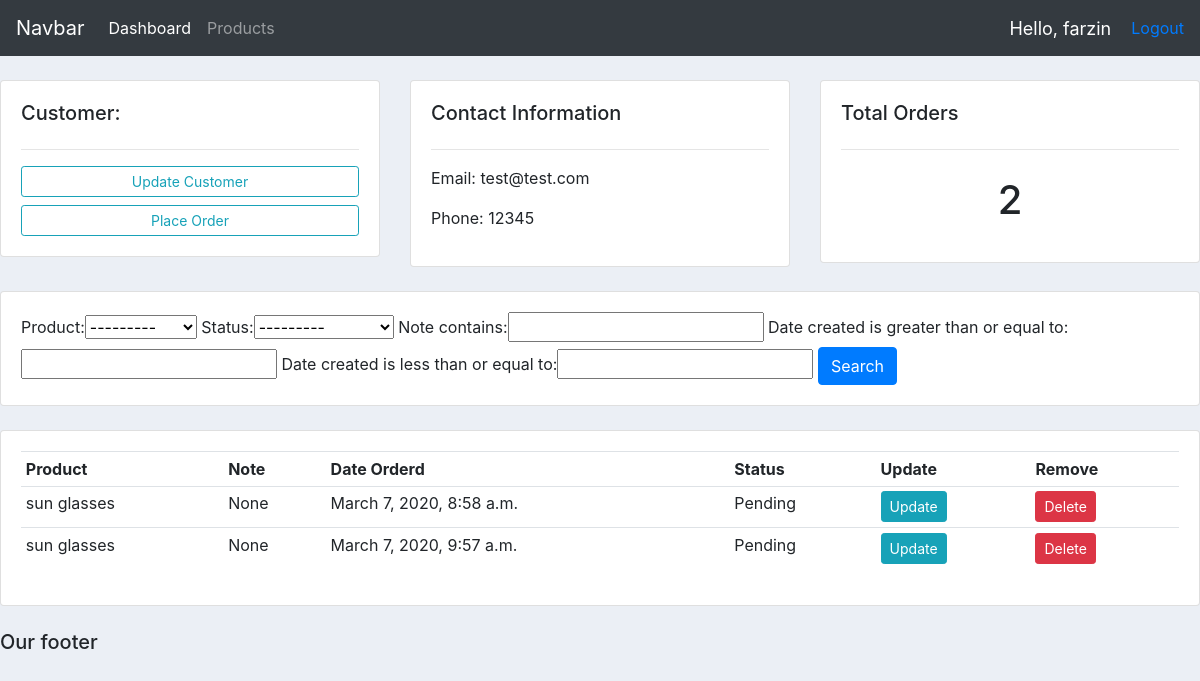
Screenshot of /customer/1 (signed in) with the database file from the repository.
### accounts/models.py (models this page shows, shortened)
class Customer(models.Model):
    user = models.OneToOneField(User, blank=True, null=True, on_delete=models.CASCADE)
    name = models.CharField(max_length=200, null=True)
    phone = models.CharField(max_length=200, null=True)
    profile_pic = models.ImageField(default="personaly_3x4_1.jpg", null=True, blank=True)
    email = models.CharField(max_length=200, null=True)
    date_created = models.DateTimeField(auto_now_add=True, null=True)

class Order(models.Model):
    STATUS = (
        ('Pending', 'Pending'),
        ('Out for delivery', 'Out for delivery'),
        ('Delivered', 'Delivered')
    )
    customer = models.ForeignKey(Customer, null=True, on_delete=models.SET_NULL)
    product = models.ForeignKey(Product, null=True, on_delete=models.SET_NULL)
    status = models.CharField(max_length=200, null=True, choices=STATUS)
    date_created = models.DateTimeField(auto_now_add=True, null=True)
    note = models.CharField(max_length=1000, null=True)

class Product(models.Model):
    CATEGORY = (
        ('Indoor', 'Indoor'),
        ('Out Door', 'Out Door'),
    )
    name = models.CharField(max_length=200, null=True)
    price = models.FloatField(null=True)
    category = models.CharField(max_length=200, null=True, choices=CATEGORY)
    description = models.CharField(max_length=200, blank=True, null=True)
    tags = models.ManyToManyField(Tag)
    date_created = models.DateTimeField(auto_now_add=True, null=True)
    def __str__(self):
        return self.name

### accounts/decorators.py (the view)
        def wrapper_func(request, *args, **kwargs):
            group = None
            if request.user.groups.exists():
                group = request.user.groups.all()[0].name
            if group in allowed_roles:
                return view_func(request, *args, **kwargs)
            else:
                return HttpResponse('You are not authorized to view this page')

### accounts/views.py (called while the page is built)
@login_required(login_url='login')
@allowed_users(allowed_roles=['admin'])
def customer(request, pk):
    customer = Customer.objects.get(id=pk)
    orders = customer.order_set.all()
    order_count = orders.count()
    myFilter = OrderFilter(request.GET, queryset=orders)
    orders = myFilter.qs
    context = {'customer': customer, 'orders': orders, 'order_count': order_count,
               'myFilter': myFilter}
    return render(request, 'accounts/customer.html', context)

### accounts/templates/accounts/customer.html
{%  extends 'accounts/main.html' %}
{% block content %}
	<br>
<div class="row">
	<div class="col-md">
		<div class="card card-body">
			<h5>Customer:</h5>
			<hr>
			<a class="btn btn-outline-info  btn-sm btn-block" href="">Update Customer</a>
			<a class="btn btn-outline-info  btn-sm btn-block" href="{% url 'create_order' customer.id %}">Place Order</a>
		</div>
	</div>
	<div class="col-md">
		<div class="card card-body">
			<h5>Contact Information</h5>
			<hr>
			<p>Email: {{customer.email}}</p>
			<p>Phone: {{customer.phone}}</p>
		</div>
	</div>
	<div class="col-md">
		<div class="card card-body">
			<h5>Total Orders</h5>
			<hr>
			<h1 style="text-align: center;padding: 10px">{{order_count}}</h1>
		</div>
	</div>
</div>
<br>
<div class="row">
	<div class="col">
		<div class="card card-body">
			<form method="get">
				{{myFilter.form}}
		    <button class="btn btn-primary" type="submit">Search</button>
		  </form>
		</div>
	</div>
</div>
<br>
<div class="row">
	<div class="col-md">
		<div class="card card-body">
			<table class="table table-sm">
				<tr>
					<th>Product</th>
					<th>Note</th>
					<th>Date Orderd</th>
					<th>Status</th>
					<th>Update</th>
					<th>Remove</th>
				</tr>
				{% for order in orders %}
				<tr>
					<td>{{order.product}}</td>
					<td>{{order.note}}</td>
					<td>{{order.date_created}}</td>
					<td>{{order.status}}</td>
					<td><a class="btn btn-sm btn-info" href="{% url 'update_order' order.id %}">Update</a></td>
					<td><a class="btn btn-sm btn-danger" href="{% url 'delete_order' order.id %}">Delete</a></td>
				</tr>
				{% endfor %}
			</table>
		</div>
	</div>
</div>
{% endblock %}

### accounts/templates/accounts/navbar.html (shortened to what this page needs)
{% load static %}
<nav class="navbar navbar-expand-lg navbar-dark bg-dark">
    <a class="navbar-brand" href="#">Navbar</a>
    <div class="collapse navbar-collapse" id="navbarNav">
        <ul class="navbar-nav">
            {% if request.user.is_staff %}
                <li class="nav-item active">
                    <a class="nav-link" href="{% url 'home' %}">Dashboard</a>
                </li>
                <li class="nav-item">
                    <a class="nav-link" href="{% url 'products' %}">Products</a>
                </li>
            {% else %}
                <li class="nav-item">
                    <a class="nav-link" href="{% url 'account' %}">Settings</a>
                </li>
            {% endif %}
        </ul>
    </div>
    <span id="hello-msg">Hello, {{ request.user }} </span>
    <span><a href="{% url 'logout' %}">Logout</a></span>
</nav>

### static/css/main.css (style rules this page uses)
body { background-color: #ebeff5; }

### accounts/templates/accounts/navbar.html (style rules this page uses)
#hello-msg { font-size: 18px; color: #fff; margin-right: 20px; }

### rows the page displays
Customer: email "test@test.com", phone "12345"
Order: product "sun glasses", note "None", date_created "March 7, 2020, 8:58 a.m.", status "Pending"
Order: product "sun glasses", note "None", date_created "March 7, 2020, 9:57 a.m.", status "Pending"

### other values shown
{{ request.user }} "farzin"
{{ order_count }} "2"
